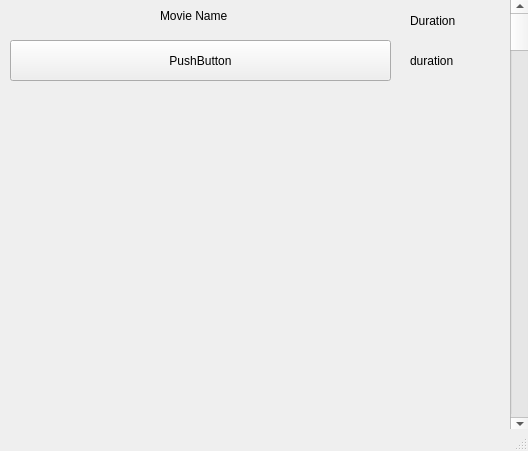
<?xml version="1.0" encoding="UTF-8"?>
<ui version="4.0">
 <class>MainWindow</class>
 <widget class="QMainWindow" name="MainWindow">
  <property name="geometry">
   <rect>
    <x>0</x>
    <y>0</y>
    <width>528</width>
    <height>451</height>
   </rect>
  </property>
  <property name="windowTitle">
   <string>MainWindow</string>
  </property>
  <widget class="QWidget" name="centralwidget">
   <widget class="QPushButton" name="movieName">
    <property name="geometry">
     <rect>
      <x>10</x>
      <y>40</y>
      <width>381</width>
      <height>41</height>
     </rect>
    </property>
    <property name="text">
     <string>PushButton</string>
    </property>
   </widget>
   <widget class="QLabel" name="label">
    <property name="geometry">
     <rect>
      <x>160</x>
      <y>0</y>
      <width>91</width>
      <height>31</height>
     </rect>
    </property>
    <property name="text">
     <string>Movie Name</string>
    </property>
   </widget>
   <widget class="QLabel" name="label_2">
    <property name="geometry">
     <rect>
      <x>410</x>
      <y>10</y>
      <width>61</width>
      <height>21</height>
     </rect>
    </property>
    <property name="text">
     <string>Duration</string>
    </property>
   </widget>
   <widget class="QScrollBar" name="verticalScrollBar">
    <property name="geometry">
     <rect>
      <x>510</x>
      <y>0</y>
      <width>20</width>
      <height>431</height>
     </rect>
    </property>
    <property name="orientation">
     <enum>Qt::Vertical</enum>
    </property>
   </widget>
   <widget class="QLabel" name="duration">
    <property name="geometry">
     <rect>
      <x>410</x>
      <y>50</y>
      <width>81</width>
      <height>21</height>
     </rect>
    </property>
    <property name="text">
     <string>duration</string>
    </property>
   </widget>
  </widget>
  <widget class="QStatusBar" name="statusbar"/>
 </widget>
 <resources/>
 <connections/>
</ui>
